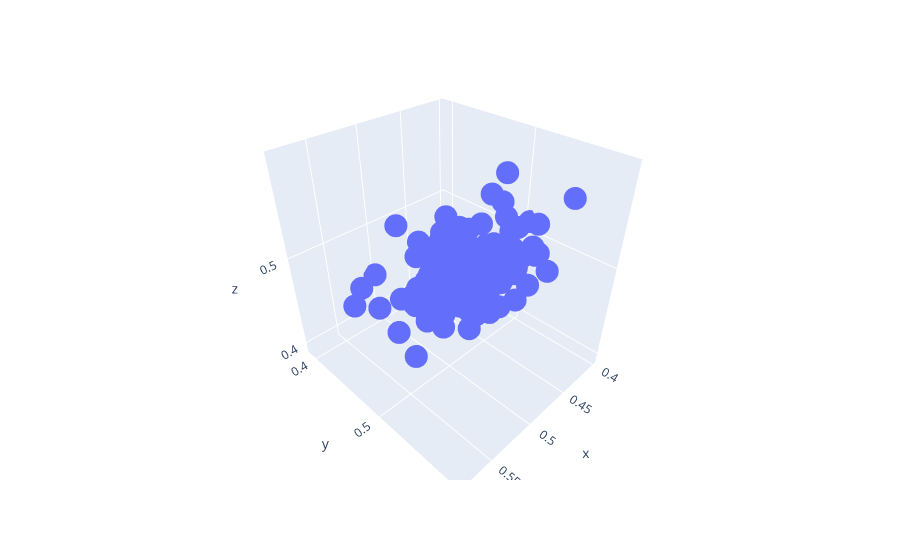
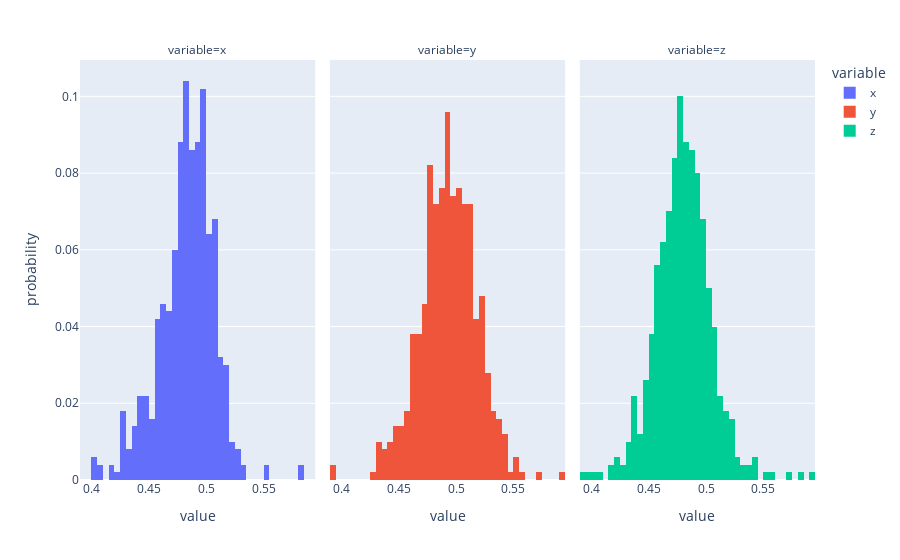

Notebook source saved alongside these figures, in order:
### Code cell
samples = 500
density = 0.8
model.eval()

rec = model.sample(samples,density,device=device)
df = pd.DataFrame(rec.detach().to('cpu').numpy(),columns=['x','y','z'])
fig = px.scatter_3d(df,x='x',y='y',z='z')
fig.show()
fig = px.histogram(df,facet_col='variable',histnorm='probability',nbins=100)
fig.show()

### Figure 1 — Plotly figure (JSON) as saved in the notebook; plotly's stock layout.template omitted (floating-point values rounded to 4 significant figures; data arrays with more than 128 entries replaced by an {"elided": "..."} marker saying what was removed)
{"data": [{"hovertemplate": "x=%{x}<br>y=%{y}<br>z=%{z}<extra></extra>", "legendgroup": "", "marker": {"color": "#636efa", "symbol": "circle"}, "mode": "markers", "name": "", "scene": "scene", "showlegend": false, "type": "scatter3d", "x": {"elided": "500 float values"}, "y": {"elided": "500 float values"}, "z": {"elided": "500 float values"}}], "layout": {"legend": {"tracegroupgap": 0}, "margin": {"t": 60}, "scene": {"domain": {"x": [0, 1], "y": [0, 1]}, "xaxis": {"title": {"text": "x"}}, "yaxis": {"title": {"text": "y"}}, "zaxis": {"title": {"text": "z"}}}}}

### Figure 2 — Plotly figure (JSON) as saved in the notebook; plotly's stock layout.template omitted (floating-point values rounded to 4 significant figures; data arrays with more than 128 entries replaced by an {"elided": "..."} marker saying what was removed)
{"data": [{"bingroup": "x", "histnorm": "probability", "hovertemplate": "variable=x<br>value=%{x}<br>probability=%{y}<extra></extra>", "legendgroup": "x", "marker": {"color": "#636efa", "pattern": {"shape": ""}}, "name": "x", "nbinsx": 100, "orientation": "v", "showlegend": true, "type": "histogram", "x": {"elided": "500 float values"}, "xaxis": "x", "yaxis": "y"}, {"bingroup": "x", "histnorm": "probability", "hovertemplate": "variable=y<br>value=%{x}<br>probability=%{y}<extra></extra>", "legendgroup": "y", "marker": {"color": "#EF553B", "pattern": {"shape": ""}}, "name": "y", "nbinsx": 100, "orientation": "v", "showlegend": true, "type": "histogram", "x": {"elided": "500 float values"}, "xaxis": "x2", "yaxis": "y2"}, {"bingroup": "x", "histnorm": "probability", "hovertemplate": "variable=z<br>value=%{x}<br>probability=%{y}<extra></extra>", "legendgroup": "z", "marker": {"color": "#00cc96", "pattern": {"shape": ""}}, "name": "z", "nbinsx": 100, "orientation": "v", "showlegend": true, "type": "histogram", "x": {"elided": "500 float values"}, "xaxis": "x3", "yaxis": "y3"}], "layout": {"annotations": [{"font": {}, "showarrow": false, "text": "variable=x", "x": 0.16, "xanchor": "center", "xref": "paper", "y": 1, "yanchor": "bottom", "yref": "paper"}, {"font": {}, "showarrow": false, "text": "variable=y", "x": 0.5, "xanchor": "center", "xref": "paper", "y": 1, "yanchor": "bottom", "yref": "paper"}, {"font": {}, "showarrow": false, "text": "variable=z", "x": 0.84, "xanchor": "center", "xref": "paper", "y": 1, "yanchor": "bottom", "yref": "paper"}], "barmode": "relative", "legend": {"title": {"text": "variable"}, "tracegroupgap": 0}, "margin": {"t": 60}, "xaxis": {"anchor": "y", "domain": [0, 0.32], "title": {"text": "value"}}, "xaxis2": {"anchor": "y2", "domain": [0.34, 0.66], "matches": "x", "title": {"text": "value"}}, "xaxis3": {"anchor": "y3", "domain": [0.68, 1.0], "matches": "x", "title": {"text": "value"}}, "yaxis": {"anchor": "x", "domain": [0, 1], "title": {"text": "probability"}}, "yaxis2": {"anchor": "x2", "domain": [0, 1], "matches": "y", "showticklabels": false}, "yaxis3": {"anchor": "x3", "domain": [0, 1], "matches": "y", "showticklabels": false}}}
